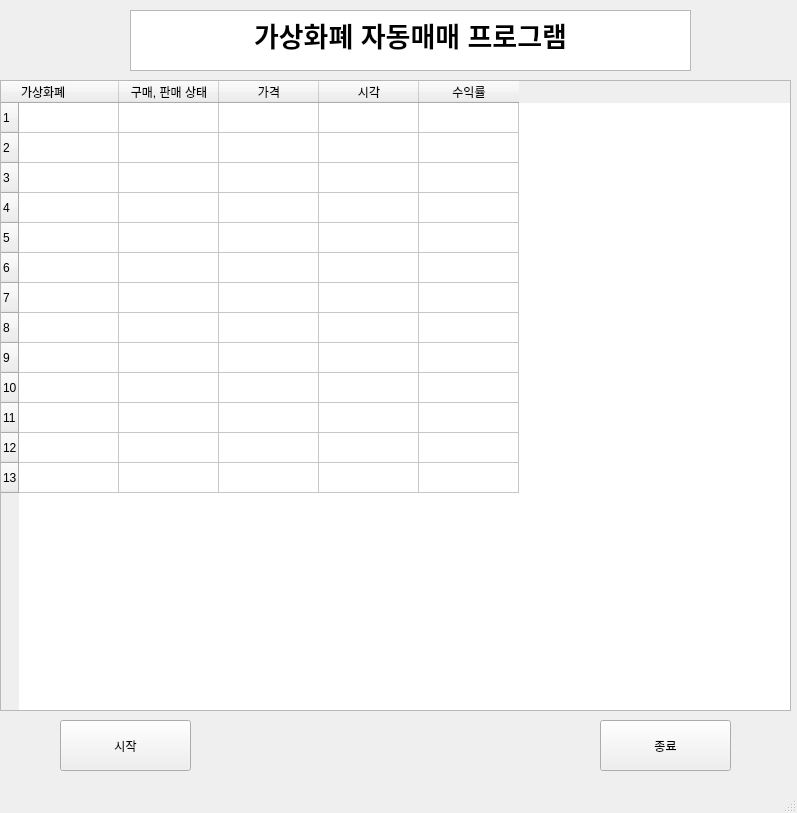
<?xml version="1.0" encoding="UTF-8"?>
<ui version="4.0">
 <class>MainWindow</class>
 <widget class="QMainWindow" name="MainWindow">
  <property name="geometry">
   <rect>
    <x>0</x>
    <y>0</y>
    <width>797</width>
    <height>813</height>
   </rect>
  </property>
  <property name="windowTitle">
   <string>MainWindow</string>
  </property>
  <widget class="QWidget" name="centralwidget">
   <widget class="QPushButton" name="start_button">
    <property name="geometry">
     <rect>
      <x>60</x>
      <y>720</y>
      <width>131</width>
      <height>51</height>
     </rect>
    </property>
    <property name="text">
     <string>시작</string>
    </property>
   </widget>
   <widget class="QPushButton" name="exit_button">
    <property name="geometry">
     <rect>
      <x>600</x>
      <y>720</y>
      <width>131</width>
      <height>51</height>
     </rect>
    </property>
    <property name="text">
     <string>종료</string>
    </property>
   </widget>
   <widget class="QTableWidget" name="tableWidget">
    <property name="geometry">
     <rect>
      <x>0</x>
      <y>80</y>
      <width>791</width>
      <height>631</height>
     </rect>
    </property>
    <property name="rowCount">
     <number>13</number>
    </property>
    <row/>
    <row/>
    <row/>
    <row/>
    <row/>
    <row/>
    <row/>
    <row/>
    <row/>
    <row/>
    <row/>
    <row/>
    <row/>
    <column>
     <property name="text">
      <string>가상화폐</string>
     </property>
     <property name="textAlignment">
      <set>AlignLeading|AlignVCenter</set>
     </property>
    </column>
    <column>
     <property name="text">
      <string>구매, 판매 상태</string>
     </property>
    </column>
    <column>
     <property name="text">
      <string>가격</string>
     </property>
    </column>
    <column>
     <property name="text">
      <string>시각</string>
     </property>
    </column>
    <column>
     <property name="text">
      <string>수익률</string>
     </property>
    </column>
   </widget>
   <widget class="QTextEdit" name="textEdit">
    <property name="geometry">
     <rect>
      <x>130</x>
      <y>10</y>
      <width>561</width>
      <height>61</height>
     </rect>
    </property>
    <property name="html">
     <string>&lt;!DOCTYPE HTML PUBLIC &quot;-//W3C//DTD HTML 4.0//EN&quot; &quot;http://www.w3.org/TR/REC-html40/strict.dtd&quot;&gt;
&lt;html&gt;&lt;head&gt;&lt;meta name=&quot;qrichtext&quot; content=&quot;1&quot; /&gt;&lt;style type=&quot;text/css&quot;&gt;
p, li { white-space: pre-wrap; }
&lt;/style&gt;&lt;/head&gt;&lt;body style=&quot; font-family:'Gulim'; font-size:9pt; font-weight:400; font-style:normal;&quot;&gt;
&lt;p align=&quot;center&quot; style=&quot; margin-top:0px; margin-bottom:0px; margin-left:0px; margin-right:0px; -qt-block-indent:0; text-indent:0px;&quot;&gt;&lt;span style=&quot; font-size:20pt; font-weight:600;&quot;&gt;가상화폐 자동매매 프로그램&lt;/span&gt;&lt;/p&gt;&lt;/body&gt;&lt;/html&gt;</string>
    </property>
   </widget>
  </widget>
  <widget class="QMenuBar" name="menubar">
   <property name="geometry">
    <rect>
     <x>0</x>
     <y>0</y>
     <width>797</width>
     <height>31</height>
    </rect>
   </property>
  </widget>
  <widget class="QStatusBar" name="statusbar"/>
 </widget>
 <resources/>
 <connections/>
</ui>
